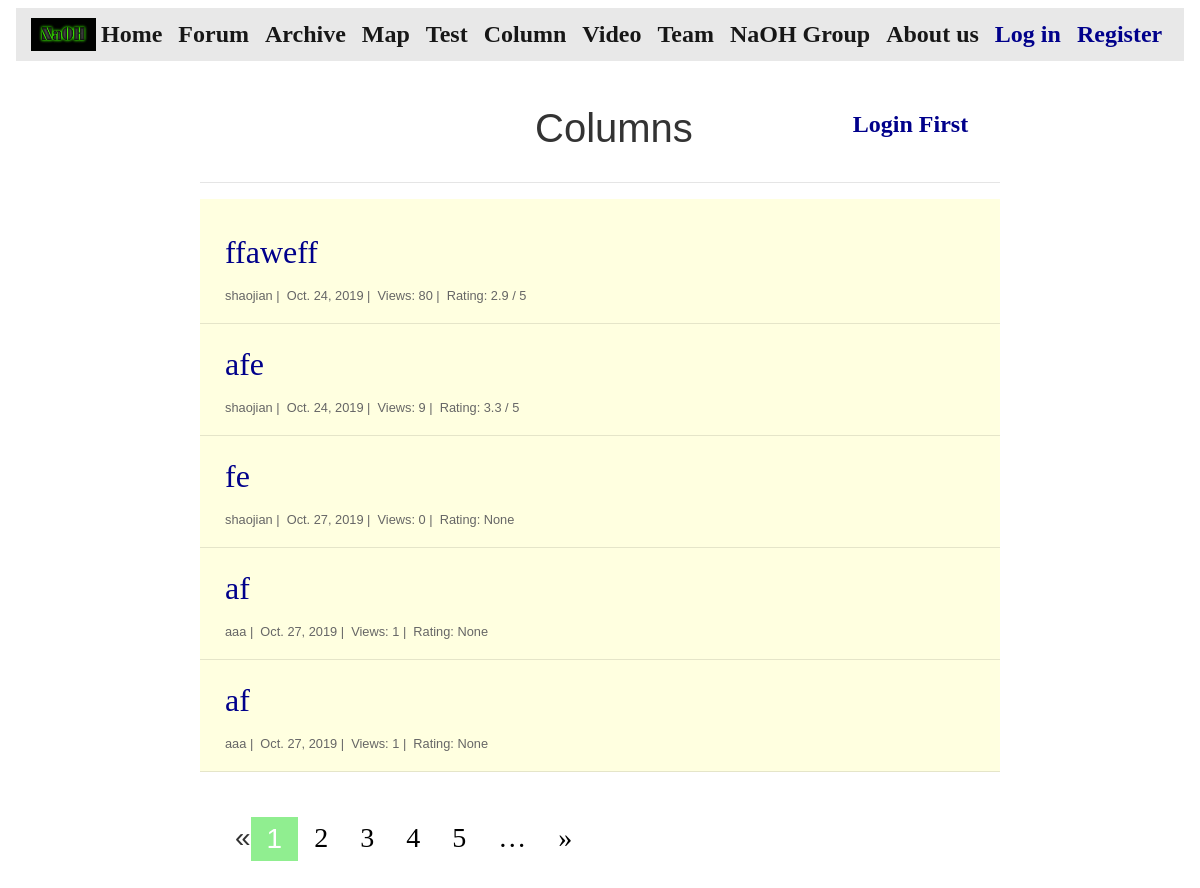
Page /essays/view/ on the committed database.
### essays/models.py (models this page shows)
class Post(models.Model):
    user = models.ForeignKey(User, on_delete=models.CASCADE)
    title = models.CharField(max_length=128)
    body = models.CharField(max_length=4000)
    created_on = models.DateTimeField(auto_now_add=True)
    count = models.IntegerField(default=0)
    rate = models.FloatField(default=0)
    rate_total = models.FloatField(default=0)
    rate_num = models.IntegerField(default=0)

### essays/views.py (the view)
# urls.py: path("view/", views.view_essays, name="view_essays"),
def view_essays(request):
    language = select_language(request)
    posts = Post.objects.all()
    post_list = Post.objects.all()
    paginator = Paginator(post_list, 5) # Show 25 contacts per page
    page = request.GET.get('page')
    posts = paginator.get_page(page)
    context = {
        "posts": posts,
        'language': language
    }
    return render(request, "view_essays.html", context)

### essays/views.py (called while the page is built)
def select_language(request):
    language = 'English'
    if request.user.is_authenticated:
        if request.session.get(request.user.username, None) == None:
            request.session[request.user.username] = 'Chinese'
        language = request.session[request.user.username]
    return language

### essays/templates/view_essays.html (shortened to what this page needs)
{% extends "base.html" %}
{% block page_content %}
{% load static %}
<br>
<div style="width: 800px; margin: 0 auto;">
<div>
{% if user.is_authenticated %}
  {% if language == "Chinese" %}
      <div class="row">
        <h1 style="margin-left: 350px; margin-right: 270px;">专栏</h1>
        {% if user.is_authenticated %}
            <a style="color: #00008B;" class="navbar-brand" href="{% url 'post_essay' %}">新建文章</a>
        {% else %}
            <a style="color: #00008B;" class="navbar-brand" href="{% url 'login' %}">登录发帖</a>
        {% endif %}
    </div>
  {% else %}
      <div class="row">
        <h1 style="margin-left: 350px; margin-right: 160px;">Columns</h1>
        {% if user.is_authenticated %}
            <a style="color: #00008B;" class="navbar-brand" href="{% url 'post_essay' %}">New Column</a>
        {% else %}
            <a style="color: #00008B;" class="navbar-brand" href="{% url 'login' %}">Login First</a>
        {% endif %}
    </div>
  {% endif %}
{% else %}
    <div class="row">
        <h1 style="margin-left: 350px; margin-right: 160px;">Columns</h1>
        {% if user.is_authenticated %}
            <a style="color: #00008B;" class="navbar-brand" href="{% url 'post_essay' %}">New Column</a>
        {% else %}
            <a style="color: #00008B;" class="navbar-brand" href="{% url 'login' %}">Login First</a>
        {% endif %}
    </div>
{% endif %}
</div>
<hr>
<div style="background: lightyellow;">
<br>
{% for post in posts %}
    <h2 style="width: 700px;word-wrap: break-word;
    white-space: normal;margin-left: 25px; margin-right: 25px;" ><a style="color: #00008B;" href="{% url 'essay_details' post.pk%}">{{ post.title }}</a></h2>
    <small style="margin-left: 25px; margin-right: 25px;">
        {{ post.user }} |&nbsp;
        {{ post.created_on.date }} |&nbsp;
        Views: {{ post.count }} |&nbsp;
        {% ifequal post.rate 0 %}
        Rating: None
        {% else %}
        Rating: {{ post.rate }} / 5
        {% endifequal %}
    </small>
    <hr>
{% endfor %}
</div>
</div>
<br>
<div style="width: 800px; margin: 0 auto;">
{% if posts.has_other_pages %}
  <ul class="pagination" style="margin-left: 35px;">
    {% if posts.has_previous %}
     <h3> <li><a href="?page={{ posts.previous_page_number }}">&laquo;</a></li></h3>
    {% else %}
      <h3><li class="disabled"><span>&laquo;</span></li></h3>
    {% endif %}
    {% for i in posts.paginator.page_range %}
        {% if posts.number == i %}
            <h3><li class="active"><span>{{ i }}</span></li></h3>
        {% elif i > posts.number|add:'-5' and i < posts.number|add:'5' %}
            <h3><li><a href="?page={{ i }}">{{ i }}</a></li></h3>
        {% endif %}
    {% endfor %}
    {% if posts.paginator.num_pages > posts.number|add:'4' %}
        <h3><li><a href="?page={{ posts.number|add:'5' }}">&hellip;</a></li></h3>
    {% endif %}
    {% if posts.has_next %}
       <h3><li><a href="?page={{ posts.next_page_number }}">&raquo;</a></li></h3>
    {% else %}
       <h3><li class="disabled"><span>&raquo;</span></li></h3>
    {% endif %}
  </ul>
{% endif %}
</div>
<br>
{% endblock %}

### NaOH_camp/templates/base.html (style rules this page uses)
a { font-family: 'Libre Baskerville', serif; }

### essays/templates/view_essays.html (style rules this page uses)
.pagination a { color: black; padding: 6px 16px; }
.pagination .active { background-color: lightgreen; padding: 1px 16px; color: white; }

### rows in the picture
Post: title "ffaweff", user "shaojian", created_on "Oct. 24, 2019", count "80", rate "2.9"
Post: title "afe", user "shaojian", created_on "Oct. 24, 2019", count "9", rate "3.3"
Post: title "fe", user "shaojian", created_on "Oct. 27, 2019", count "0"
Post: title "af", user "aaa", created_on "Oct. 27, 2019", count "1"
Post: title "af", user "aaa", created_on "Oct. 27, 2019", count "1"

### other values in the picture
{{ i }} "1"
{{ i }} "2" "3" "4" "5"
